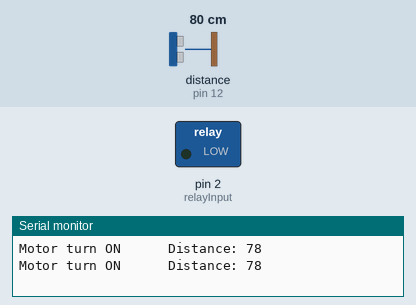
The sketch below on a simulated Arduino Uno, built with avr-gcc and run on an emulated ATmega328P. Shown: switched loads named in the sketch (green lamp = pin HIGH), the last lines printed to the serial monitor. Wiring (inferred from the names in the program): ultrasonic range finder: trigger pin 14; echo pin 12. The test bench sets the inputs (shaded band); at power-on: distance to the obstacle (sensor on pin 12) 80 cm. The echo pulse lasts 58.3 µs per cm; pins used as bus, display or sensor lines are not drawn.

Above: at 1.8 s.
1.9 s: distance to the obstacle (sensor on pin 12) set to 6 cm
4.5 s: distance to the obstacle (sensor on pin 12) set to 3 cm
At 6.0 s:
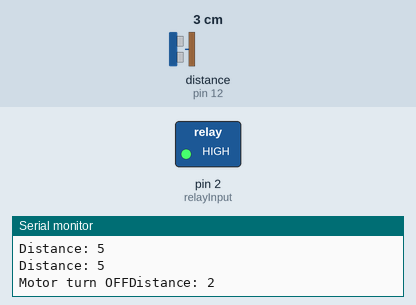
6.5 s: distance to the obstacle (sensor on pin 12) set to 6 cm
8.2 s: distance to the obstacle (sensor on pin 12) set to 9 cm
At 10.2 s:
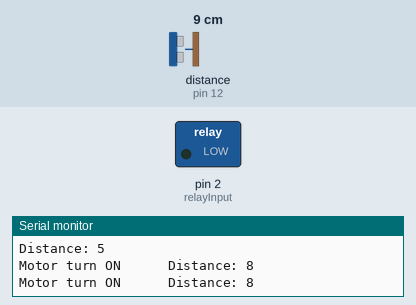
10.5 s: distance to the obstacle (sensor on pin 12) set to 2 cm
At 11.9 s:
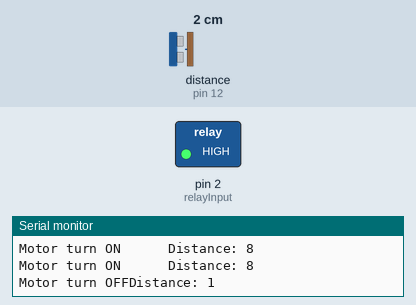
Timing chart, 0 to 13.5 s (numbered marks = the images above; inputs shaded):
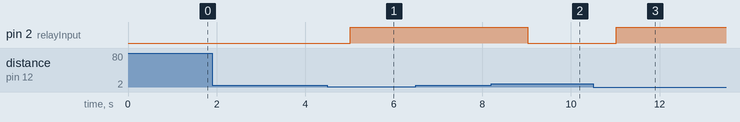

Measured:
- the behaviour switches between 5 and 4 cm on distance to the obstacle (sensor on pin 12) (found by bisection; images 0 and 1)
- the behaviour switches between 7 and 8 cm on distance to the obstacle (sensor on pin 12) (found by bisection; images 1 and 2)
- after the input at 4.5 s, pin 2 (relayInput): LOW → HIGH after 0.52 s
- after the input at 8.2 s, pin 2 (relayInput): HIGH → LOW after 0.82 s
- after the input at 10.5 s, pin 2 (relayInput): LOW → HIGH after 0.52 s

The sketch:

Complete.ino
```cpp
const int trigPin = 14;
const int echoPin = 12;
const int relayInput = 2; // the input to the relay pin
const int fullIndicator = 6;
const int midIndicator = 5;
const int lowIndicator = 4;

long duration;
int distance;

void setup() {
pinMode(trigPin, OUTPUT); // Sets the trigPin as an Output
pinMode(echoPin, INPUT); // Sets the echoPin as an Input
pinMode(relayInput, OUTPUT); // initialize pin as OUTPUT
Serial.begin(9600); // Starts the serial communication
}
void loop() {

// Clears the trigPin
digitalWrite(trigPin, LOW);
delayMicroseconds(2);

// Sets the trigPin on HIGH state for 10 micro seconds
digitalWrite(trigPin, HIGH);
delayMicroseconds(10);
digitalWrite(trigPin, LOW);

// Reads the echoPin, returns the sound wave travel time in microseconds
duration = pulseIn(echoPin, HIGH);

// Calculating the distance
distance= duration*0.034/2;

//
if(distance >= 3 && distance < 5){
  //full
  digitalWrite(fullIndicator, HIGH);
}else if(distance >=5 && distance < 6){
  //mid
  digitalWrite(midIndicator, HIGH);
}else if(distance >=6 && distance < 7){
  //low
  digitalWrite(lowIndicator, HIGH);
}

if (distance <= 3) {
  digitalWrite(relayInput, HIGH); // turn relay off
  Serial.print("Motor turn OFF");
} else if (distance >= 7) {
  digitalWrite(relayInput, LOW); // turn relay on
  Serial.print("Motor turn ON      ");
}
// Prints the distance on the Serial Monitor
Serial.print("Distance: ");
Serial.println(distance);
delay(1000);
}
```
